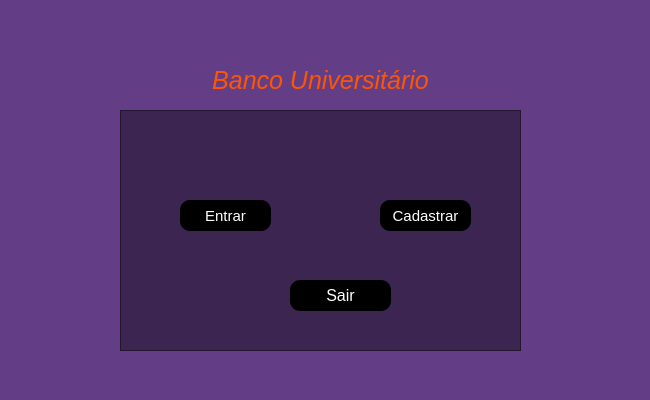
<?xml version="1.0" encoding="UTF-8"?>
<ui version="4.0">
 <class>Form</class>
 <widget class="QWidget" name="Form">
  <property name="geometry">
   <rect>
    <x>0</x>
    <y>0</y>
    <width>650</width>
    <height>400</height>
   </rect>
  </property>
  <property name="minimumSize">
   <size>
    <width>650</width>
    <height>400</height>
   </size>
  </property>
  <property name="maximumSize">
   <size>
    <width>700</width>
    <height>400</height>
   </size>
  </property>
  <property name="font">
   <font>
    <pointsize>12</pointsize>
    <weight>50</weight>
    <italic>true</italic>
    <bold>false</bold>
   </font>
  </property>
  <property name="windowTitle">
   <string>Form</string>
  </property>
  <property name="styleSheet">
   <string notr="true">background-color: rgb(100, 61, 135);</string>
  </property>
  <widget class="QFrame" name="frame">
   <property name="geometry">
    <rect>
     <x>120</x>
     <y>110</y>
     <width>401</width>
     <height>241</height>
    </rect>
   </property>
   <property name="styleSheet">
    <string notr="true">background-color: rgba(0, 0, 0, 0.4);</string>
   </property>
   <property name="frameShape">
    <enum>QFrame::StyledPanel</enum>
   </property>
   <property name="frameShadow">
    <enum>QFrame::Raised</enum>
   </property>
   <widget class="QPushButton" name="btn_sair">
    <property name="geometry">
     <rect>
      <x>170</x>
      <y>170</y>
      <width>101</width>
      <height>31</height>
     </rect>
    </property>
    <property name="font">
     <font>
      <pointsize>12</pointsize>
     </font>
    </property>
    <property name="cursor">
     <cursorShape>PointingHandCursor</cursorShape>
    </property>
    <property name="styleSheet">
     <string notr="true">QPushButton {
	
	background-color: rgb(0, 0, 0);	
	color: rgb(255, 255, 255);
	border-radius: 10px
}

QPushButton:hover {
	background-color: rgb(255, 255, 255);
	color: rgb(0, 0, 0);
}</string>
    </property>
    <property name="text">
     <string>Sair</string>
    </property>
   </widget>
   <widget class="QPushButton" name="btn_entrar">
    <property name="geometry">
     <rect>
      <x>60</x>
      <y>90</y>
      <width>91</width>
      <height>31</height>
     </rect>
    </property>
    <property name="font">
     <font>
      <pointsize>11</pointsize>
     </font>
    </property>
    <property name="styleSheet">
     <string notr="true">QPushButton {
	background-color: rgb(0, 0, 0);
	color: rgb(255, 255, 255);
	border-radius: 10px
}

QPushButton:hover {
	background-color: rgb(255, 255, 255);
	color: rgb(0, 0, 0);
}</string>
    </property>
    <property name="text">
     <string>Entrar</string>
    </property>
   </widget>
   <widget class="QPushButton" name="btn_cadastrar">
    <property name="geometry">
     <rect>
      <x>260</x>
      <y>90</y>
      <width>91</width>
      <height>31</height>
     </rect>
    </property>
    <property name="font">
     <font>
      <pointsize>11</pointsize>
     </font>
    </property>
    <property name="styleSheet">
     <string notr="true">QPushButton {
	background-color: rgb(0, 0, 0);
	color: rgb(255, 255, 255);
	border-radius: 10px
}

QPushButton:hover {
	background-color: rgb(255, 255, 255);
	color: rgb(0, 0, 0);
}</string>
    </property>
    <property name="text">
     <string>Cadastrar</string>
    </property>
   </widget>
  </widget>
  <widget class="QLabel" name="txt_nomeBanco">
   <property name="geometry">
    <rect>
     <x>200</x>
     <y>60</y>
     <width>241</width>
     <height>41</height>
    </rect>
   </property>
   <property name="font">
    <font>
     <pointsize>19</pointsize>
     <italic>true</italic>
    </font>
   </property>
   <property name="styleSheet">
    <string notr="true">color: rgb(255, 85, 0);
</string>
   </property>
   <property name="text">
    <string>Banco Universitário</string>
   </property>
   <property name="scaledContents">
    <bool>false</bool>
   </property>
   <property name="alignment">
    <set>Qt::AlignCenter</set>
   </property>
  </widget>
 </widget>
 <tabstops>
  <tabstop>btn_entrar</tabstop>
  <tabstop>btn_cadastrar</tabstop>
  <tabstop>btn_sair</tabstop>
 </tabstops>
 <resources/>
 <connections/>
</ui>
